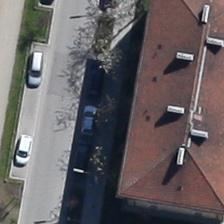
#> input picture Images_for_FCRN/annotate/img10/img10_194o.jpg, 224 x 224 px, given in place of img1_1gt.jpg, which was not available
$ python 'connected_components(draft-2).py'   (older library calls are emulated)
#> lines starting #> are read from the running program, lines starting #| are printed output that depends on the picture; after the words box and inside, x2 and y2 are one past the last pixel; in counts of white or black regions, pixels touching at a corner belong together; pictures that were not available may be replaced by others from this repository, and a replacement may not be noted

# coding: utf-8

# In[1]:


from imutils import contours
from skimage import measure
import numpy as np
import argparse
import imutils
import cv2
import matplotlib.pyplot as plt


# In[2]:


img = cv2.imread('Images_for_FCRN/Random/img1/img1_1gt.jpg')
#> img is the input picture: shape (224, 224, 3); mean B, G, R 98.4, 96.3, 102.4


# In[3]:


img = cv2.cvtColor(img,cv2.COLOR_RGB2GRAY)
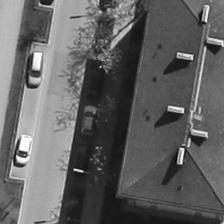
#> img: shape (224, 224); min 1, max 255, mean 97.6


# In[4]:


plt.imshow(img,cmap = 'gray', vmin = 0, vmax = 255)


# In[5]:


img[img<190] = 0
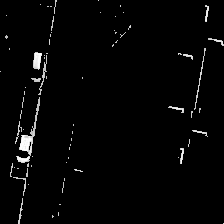
#> img: shape (224, 224); min 0, max 255, mean 5.3


# In[6]:


plt.imshow(img,cmap = 'gray', vmin = 0, vmax = 255)


# In[ ]:


image = img


# In[ ]:


#image = cv2.imread('Images_for_FCRN/Random/img1/img1_1gt.jpg')
#gray = cv2.cvtColor(image, cv2.COLOR_BGR2GRAY)
blurred = cv2.GaussianBlur(image, (11, 11), 0)
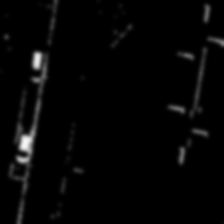
#> blurred: shape (224, 224); min 0, max 246, mean 5.3


thresh = cv2.threshold(blurred, 190, 255, cv2.THRESH_BINARY)[1]
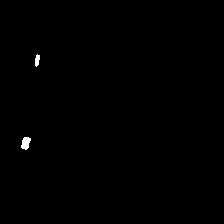
#> thresh: shape (224, 224); 0.28% white; 2 white regions, box (x1, y1, x2, y2) and area: (21, 137, 31, 150) 92, (35, 54, 40, 67) 47

thresh = cv2.erode(thresh, None, iterations=2)
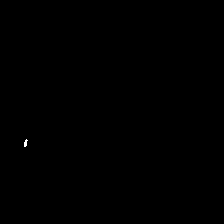
#> thresh: shape (224, 224); 0.04% white in thin lines or dots, all inside (x1, y1, x2, y2) = (24, 139, 28, 147)
thresh = cv2.dilate(thresh, None, iterations=4)
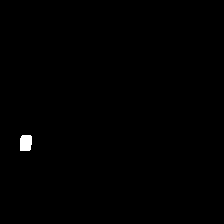
#> thresh: shape (224, 224); 0.36% white; 1 white region, box (x1, y1, x2, y2) and area: (20, 135, 32, 151) 180

labels = measure.label(thresh, neighbors=8, background=0)
#> labels: shape (224, 224) int64; values 0 (black) and 1 (white), 0.36% white; 1 white region
mask = np.zeros(thresh.shape, dtype="uint8")

for label in np.unique(labels):
	if label == 0:
		continue


	labelMask = np.zeros(thresh.shape, dtype="uint8")
	labelMask[labels == label] = 255
	numPixels = cv2.countNonZero(labelMask)

	if numPixels > 100:
		mask = cv2.add(mask, labelMask)
#> this loop made 2 passes
#> numPixels on pass 2: 180


cnts = cv2.findContours(mask.copy(), cv2.RETR_EXTERNAL,cv2.CHAIN_APPROX_SIMPLE)
#> cnts = 1 contour; box (x1, y1, x2, y2) and area: (20, 135, 32, 151) 156
cnts = cnts[0] if imutils.is_cv2() else cnts[1]
cnts = contours.sort_contours(cnts)[0]

for (i, c) in enumerate(cnts):
    (x, y, w, h) = cv2.boundingRect(c)
    ((cX, cY), radius) = cv2.minEnclosingCircle(c)
    #cv2.rectangle(image,(x,y),(x+w,y+h),(255, 0, 255), 3)
    cv2.circle(image,(int(cX),int(cY)),int(radius/2),(255,0,255),3)
    cv2.putText(image, "#{}".format(i + 1), (x, y - 15),cv2.FONT_HERSHEY_SIMPLEX, 0.45, (255, 0, 255), 2)
#> this loop made 1 pass
#> (x, y, w, h, cX, cY, radius) on pass 1: (20, 135, 12, 16, 25, 142.5, 9.01)
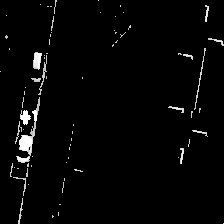
#> image: shape (224, 224); 0.48% of pixels changed, all inside (x1, y1, x2, y2) = (19, 110, 37, 149)

cv2.imshow("Image", image)
cv2.waitKey(0)

$ run again, on Images_for_FCRN/annotate/img10/img10_392o.jpg
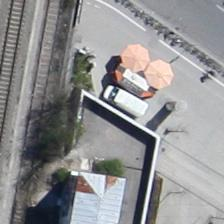
#> input picture Images_for_FCRN/annotate/img10/img10_392o.jpg, 224 x 224 px, given in place of img1_1gt.jpg, which was not available
#> img is the input picture: shape (224, 224, 3); mean B, G, R 145.2, 143.9, 143.9
#> labels: shape (224, 224) int64; 9 distinct labels, from 0 to 8
#> the loop `for label in np.unique(labels):` made 9 passes
#> numPixels on passes 2 to 9: 832, 115, 250, 606, 50, 99, 1284, 1854
#> after the loop `for label in np.unique(labels):`:
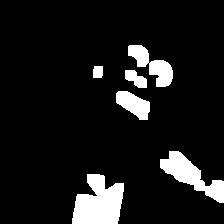
#> mask: shape (224, 224); 9.8% white; 6 white regions
#> cnts = 6 contours; box (x1, y1, x2, y2) and area: (72, 174, 124, 224) 1752, (160, 151, 224, 203) 1189, (128, 45, 173, 87) 754, (116, 91, 150, 120) 560, (125, 70, 147, 88) 217, (93, 66, 103, 78) 95
#> the loop `for (i, c) in enumerate(cnts):` made 6 passes
#> (x, y, w, h, cX, cY, radius) on passes 1 to 6: (72, 174, 52, 50, 97.5, 203, 32.41), (93, 66, 10, 12, 97.5, 71.5, 7.11), (116, 91, 34, 29, 131.5, 106, 20.23), (125, 70, 22, 18, 135.5, 78.5, 13.51), (128, 45, 45, 42, 149, 64.5, 27.99), (160, 151, 64, 52, 191.5, 180.5, 38.14)
#> after the loop `for (i, c) in enumerate(cnts):`:
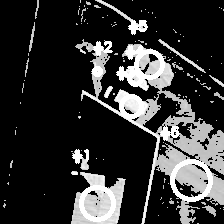
#> image: shape (224, 224); min 0, max 255, mean 50.9
